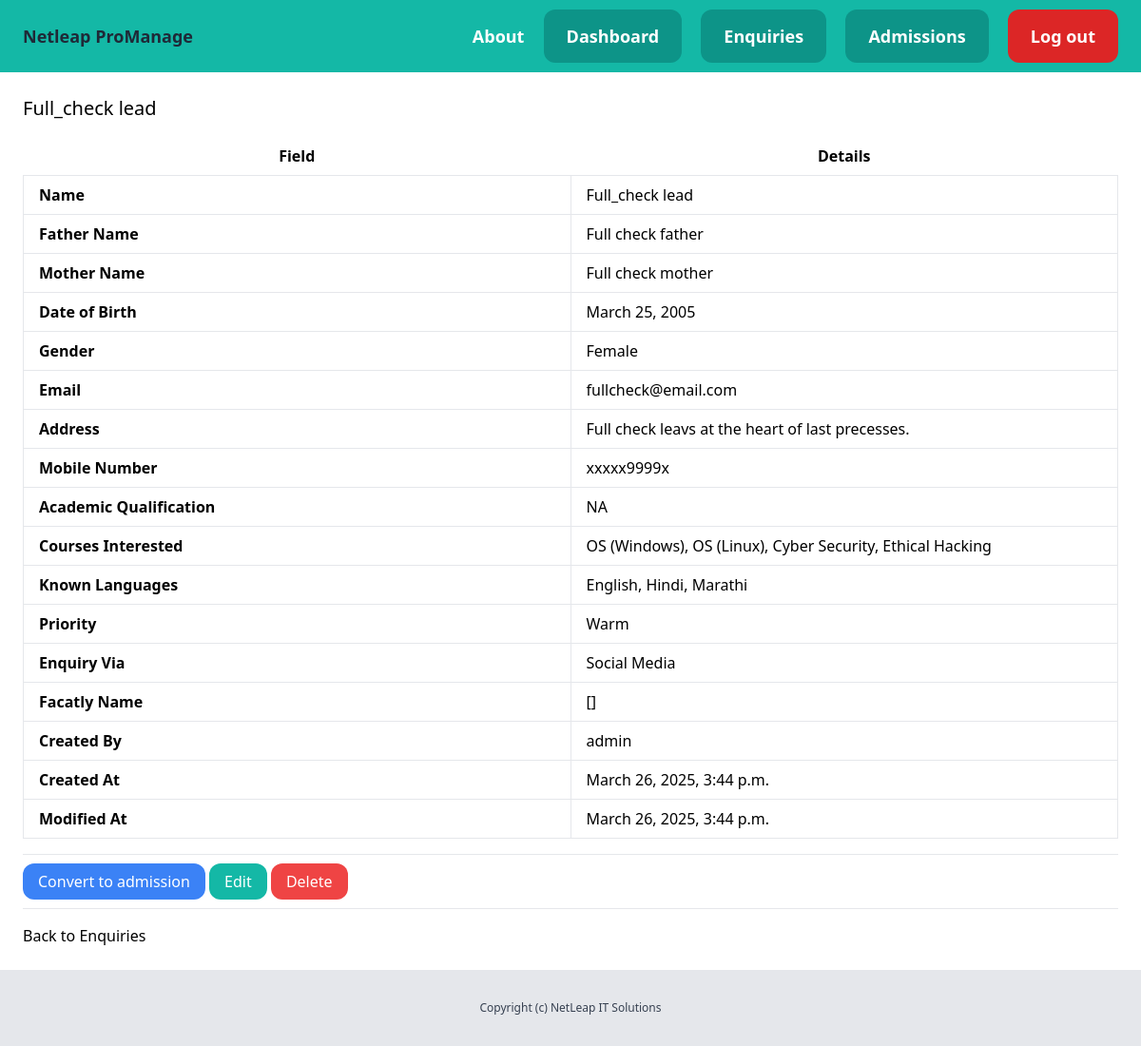
Page /dashboard/leads/20/ (signed in) on the earlier database version.
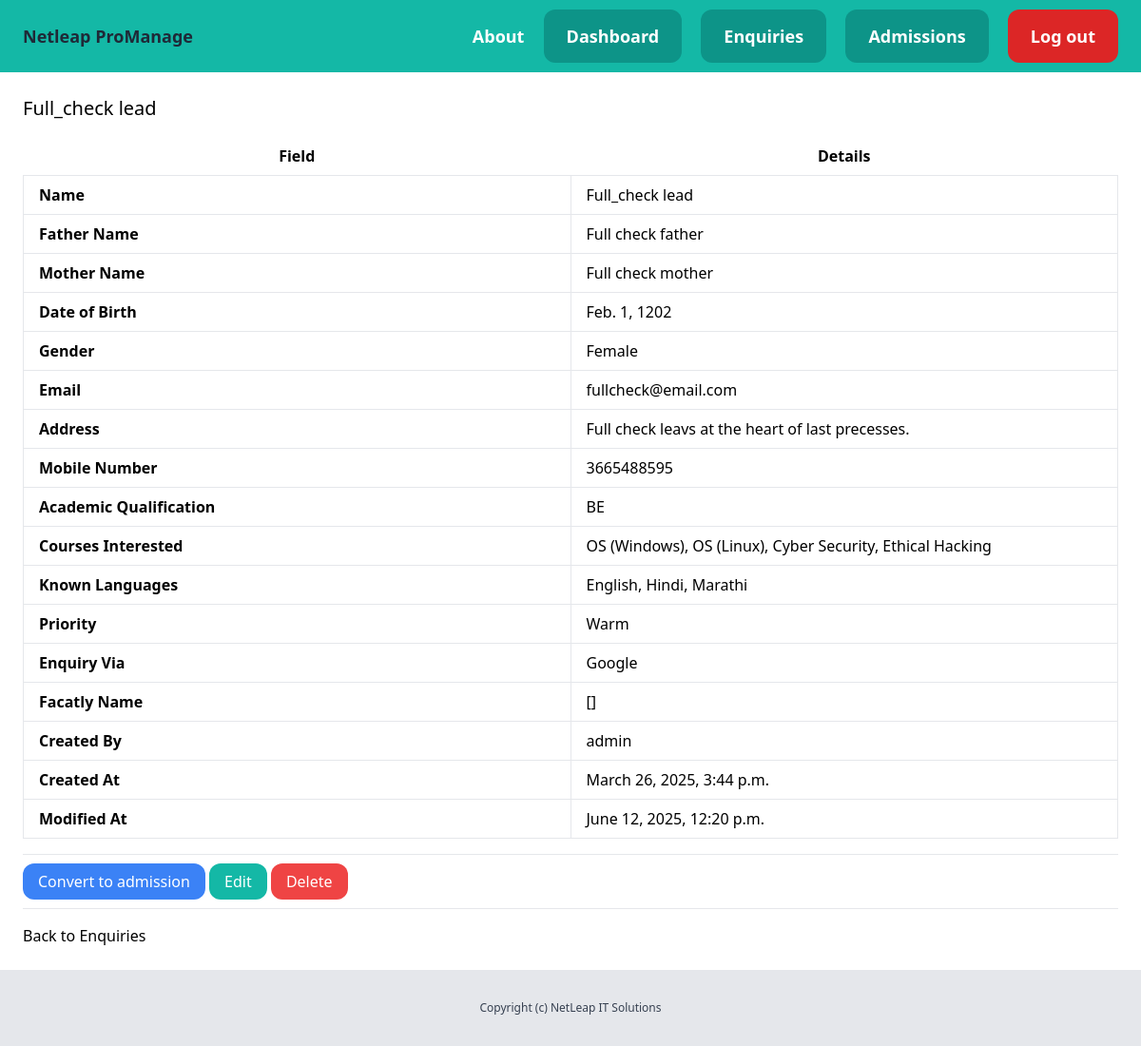
Same page on the later database version.
### leads/models.py (models this page shows, shortened)
class Lead(models.Model):
    MALE = 'Male'
    FEMALE = 'Female'
    OTHER = 'Other'
    GENDER =(
        (MALE, 'Male'),
        (FEMALE, 'Female'),
        (OTHER, 'Other')
    )
    JD = 'Just Dial'
    SM = 'Social Media'
    Google = 'Google'
    reference = 'Referral'
    EW = 'Event / Workshop'
    enquiry_via = (
        (JD ,'Just Dial'),
        (SM , 'Social Media'),
        (Google , 'Google'),
        (reference , 'Referral'),
        (EW , 'Event / Workshop'),
    )
    COLD = 'Cold'
    WARM = 'Warm'
    HOT = 'Hot'
    CHOICES_PRIORITY = (
        (COLD, 'Cold'),
        (WARM, 'Warm'),
        (HOT, 'Hot'),
    )
    NA = 'SELECT'
    Mrunal_Mam = "Mrunal_Mam"
    Ankita_Mam = "Ankita_Mam"
    Chaitany_Sir = 'Chaitany_Sir'
    Dnyanda_Mam = 'Dnyanda_Mam '
    facalty_via = (
        (Mrunal_Mam,"Mrunal_Mam"),
        (Ankita_Mam,"Ankita_Mam"),
        (Chaitany_Sir,'Chaitany_Sir'),
        (Dnyanda_Mam,'Dnyanda_Mam ')
        )
    MSOffice = 'MS-Office'
    Hardware = 'Hardware'
    Networking = 'Networking'
    OSW = 'OS (Windows)'
    OSL = 'OS (Linux)'
    CCNA = 'CCNA'
    MCSA = 'MCSA'
    REDHAT = 'REDHAT'
    CAWS = 'Cloud (AWS)'
    CA = 'Cloud (Azure)'
    CB = 'Cyber Security'
    EH = 'Ethical Hacking'
    PT = 'Penetration Testing'
    C = 'C & C ++ Programming'
    DS = 'Data Science'
    DA = 'Data Analytics'
    AIML = 'AI / ML'
    Py = 'Python Programming'
    JAVA = 'JAVA'
    Mern = 'Mern-Stack'
    mean = 'Mean-Stack'
    WB = 'Web'
    JAVAFS = 'JAVA Full Stack'
    COURSE_CHOICES = (
        (MSOffice, 'MS-Office'),(Hardware, 'Hardware'),
        (Networking, 'Networking'),(OSW, 'OS (Windows)'),
        (OSL, 'OS (Linux)'),(CCNA, 'CCNA'),
        (MCSA, 'MCSA'), (REDHAT, 'REDHAT'),
        (CAWS, 'Cloud (AWS)'), (CA, 'Cloud (Azure)'),
        (CB, 'Cyber Security'),(EH, 'Ethical Hacking'),
        (PT, 'Penetration Testing'),
        (C, 'C & C ++ Programming'),(DS, 'Data Science'),
        (DA, 'Data Analytics'), (AIML,'AI / ML'),
        (Py, 'Python Programming'),
        (JAVA, 'JAVA'),(Mern, 'Mern-Stack'),(mean, 'Mean-Stack'),
        (WB, 'Web'),(JAVAFS, 'JAVA Full Stack')
    )
    LANG_ENGLISH = 'English'
    LANG_HINDI = 'Hindi'
    LANG_MARATHI = 'Marathi'
    LANG_FRENCH = 'French'
    KNOWN_LANGUAGES_CHOICES = (
        (LANG_ENGLISH, 'English'),
        (LANG_HINDI, 'Hindi'),
        (LANG_MARATHI, 'Marathi'),
    )
    name = models.CharField(max_length = 255)
    father_name = models.CharField(max_length = 255, blank = True, null=True)
    mother_name = models.CharField(max_length = 255, blank = True, null=True)
    email = models.EmailField()
    address= models.TextField(blank = True, null=True)
    date_of_birth = models.DateField(blank=True, null=True)
    academic_qualification = models.CharField(max_length=255, blank=True, null=True)
    mobile_no = models.CharField(max_length=15, blank=True, null=True)
    known_languages = MultiSelectField(choices=KNOWN_LANGUAGES_CHOICES, blank=True, null=True)
    priority = models.CharField(max_length=100, choices=CHOICES_PRIORITY, default=WARM)
    gender = models.CharField(max_length=20, choices=GENDER, default=NA)
    enquiry_via = models.CharField(max_length=100, choices= enquiry_via, default= Google)
    courses_interested = MultiSelectField(choices=COURSE_CHOICES, blank=True, null=True)
    facalty = models.CharField(max_length=100, choices=facalty_via, default=NA)
    converted_to_admission = models.BooleanField(default = False)
    created_by = models.ForeignKey(User, related_name='leads', on_delete = models.CASCADE)
    created_at = models.DateTimeField(auto_now_add=True)
    modified_at = models.DateTimeField(auto_now=True)

### leads/views.py (the view)
# urls.py: path('<int:pk>/', views.leads_detail, name='leads_detail'),
@login_required
def leads_detail(request, pk):
    lead = get_object_or_404(Lead, created_by=request.user, pk=pk)
    return render(request, 'leads/leads_detail.html', {
        'lead': lead
    })

### leads/templates/leads/leads_detail.html (shortened to what the changed rows need)
{% extends 'core/base.html' %}
{% block content %}
    <div class="py-6 px-6">
        <h1 class="mb-4 text-xl">{{ lead.name }}</h1>
        <table class="table-fixed w-full">
            <thead>
                <tr>
                    <th class="px-4 py-2">Field</th>
                    <th class="px-4 py-2">Details</th>
                </tr>
            </thead>
            <tbody>
                {% if lead.name %}
                <tr>
                    <td class="border px-4 py-2 font-semibold">Name</td>
                    <td class="border px-4 py-2">{{ lead.name }}</td>
                </tr>
                {% endif %}
                {% if lead.father_name %}
                <tr>
                    <td class="border px-4 py-2 font-semibold">Father Name</td>
                    <td class="border px-4 py-2">{{ lead.father_name }}</td>
                </tr>
                {% endif %}
                {% if lead.mother_name %}
                <tr>
                    <td class="border px-4 py-2 font-semibold">Mother Name</td>
                    <td class="border px-4 py-2">{{ lead.mother_name }}</td>
                </tr>
                {% endif %}
                {% if lead.date_of_birth %}
                <tr>
                    <td class="border px-4 py-2 font-semibold">Date of Birth</td>
                    <td class="border px-4 py-2">{{ lead.date_of_birth }}</td>
                </tr>
                {% endif %}
                 {% if lead.gender %}
                <tr>
                    <td class="border px-4 py-2 font-semibold">Gender</td>
                    <td class="border px-4 py-2">{{ lead.get_gender_display }}</td>
                </tr>
                {% endif %}
                {% if lead.email %}
                <tr>
                    <td class="border px-4 py-2 font-semibold">Email</td>
                    <td class="border px-4 py-2">{{ lead.email }}</td>
                </tr>
                {% endif %}
                {% if lead.address %}
                <tr>
                    <td class="border px-4 py-2 font-semibold">Address</td>
                    <td class="border px-4 py-2">{{ lead.address }}</td>
                </tr>
                {% endif %}
                {% if lead.mobile_no %}
                <tr>
                    <td class="border px-4 py-2 font-semibold">Mobile Number</td>
                    <td class="border px-4 py-2">{{ lead.mobile_no }}</td>
                </tr>
                {% endif %}
                {% if lead.academic_qualification %}
                <tr>
                    <td class="border px-4 py-2 font-semibold">Academic Qualification</td>
                    <td class="border px-4 py-2">{{ lead.academic_qualification }}</td>
                </tr>
                {% endif %}
                {% if lead.courses_interested %}
                <tr>
                    <td class="border px-4 py-2 font-semibold">Courses Interested</td>
                    <td class="border px-4 py-2">{{ lead.courses_interested }}</td>
                </tr>
                {% endif %}
                {% if lead.known_languages %}
                <tr>
                    <td class="border px-4 py-2 font-semibold">Known Languages</td>
                    <td class="border px-4 py-2">{{ lead.known_languages }}</td>
                </tr>
                {% endif %}
                {% if lead.priority %}
                <tr>
                <td class="border px-4 py-2 font-semibold">Priority</td>
                <td class="border px-4 py-2">{{ lead.priority }}</td>
                </tr>
                {% endif %}
                {% if lead.enquiry_via %}
                <tr>
                    <td class="border px-4 py-2 font-semibold">Enquiry Via</td>
                    <td class="border px-4 py-2">{{ lead.enquiry_via }}</td>
                </tr>
                {% endif %}
                {% if lead.facalty %}
                <tr>
                    <td class="border px-4 py-2 font-semibold">Facatly Name</td>
                    <td class="border px-4 py-2">{{ lead.facalty }}</td>
                </tr>
                {% endif %}
                {% if lead.created_by %}
                <tr>
                    <td class="border px-4 py-2 font-semibold">Created By</td>
                    <td class="border px-4 py-2">{{ lead.created_by }}</td>
                </tr>
                {% endif %}
                {% if lead.created_at %}
                <tr>
                    <td class="border px-4 py-2 font-semibold">Created At</td>
                    <td class="border px-4 py-2">{{ lead.created_at }}</td>
                </tr>
                {% endif %}
                {% if lead.modified_at %}
                <tr>
                    <td class="border px-4 py-2 font-semibold">Modified At</td>
                    <td class="border px-4 py-2">{{ lead.modified_at }}</td>
                </tr>
                {% endif %}
            </tbody>
        </table>
        <hr class="my-4">
        <a href="{% url 'leads_convert' lead.id %}" class="py-2 px-4 rounded-xl bg-blue-500 text-white">Convert to admission</a>
        <a href="{% url 'leads_edit' lead.id %}" class="py-2 px-4 rounded-xl bg-teal-500 text-white">Edit</a>
        <a href="{% url 'leads_delete' lead.id %}" class="py-2 px-4 rounded-xl bg-red-500 text-white">Delete</a>
        <hr class="my-4">
        <a href="{% url 'leads_list' %}">Back to Enquiries</a>
    </div>
{% endblock %}

Differences in the rows shown:
changed Lead "Full_check lead": date_of_birth "March 25, 2005" → "Feb. 1, 1202"; mobile_no "xxxxx9999x" → "3665488595"; academic_qualification "NA" → "BE"; enquiry_via "Social Media" → "Google"; modified_at "March 26, 2025, 3:44 p.m." → "June 12, 2025, 12:20 p.m."
